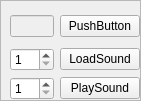
   <widget class="QFrame" name="frame_4">
    <property name="geometry">
     <rect>
      <x>920</x>
      <y>110</y>
      <width>141</width>
      <height>101</height>
     </rect>
    </property>
    <property name="frameShape">
     <enum>QFrame::StyledPanel</enum>
    </property>
    <property name="frameShadow">
     <enum>QFrame::Sunken</enum>
    </property>
    <widget class="QWidget" name="layoutWidget">
     <property name="geometry">
      <rect>
       <x>10</x>
       <y>10</y>
       <width>130</width>
       <height>95</height>
      </rect>
     </property>
     <layout class="QVBoxLayout" name="verticalLayout">
      <item>
       <layout class="QHBoxLayout" name="horizontalLayout_2">
        <item>
         <widget class="QLineEdit" name="button_state">
          <property name="enabled">
           <bool>false</bool>
          </property>
          <property name="text">
           <string/>
          </property>
         </widget>
        </item>
        <item>
         <widget class="QPushButton" name="check_button">
          <property name="text">
           <string>PushButton</string>
          </property>
         </widget>
        </item>
       </layout>
      </item>
      <item>
       <layout class="QGridLayout" name="gridLayout_3">
        <item row="0" column="1">
         <widget class="QPushButton" name="load_sound_btn">
          <property name="text">
           <string>LoadSound</string>
          </property>
         </widget>
        </item>
        <item row="0" column="0">
         <widget class="QSpinBox" name="spin_sound_load">
          <property name="minimum">
           <number>1</number>
          </property>
          <property name="maximum">
           <number>4</number>
          </property>
         </widget>
        </item>
        <item row="1" column="0">
         <widget class="QSpinBox" name="spin_sound">
          <property name="minimum">
           <number>1</number>
          </property>
          <property name="maximum">
           <number>4</number>
          </property>
         </widget>
        </item>
        <item row="1" column="1">
         <widget class="QPushButton" name="play_sound">
          <property name="text">
           <string>PlaySound</string>
          </property>
         </widget>
        </item>
       </layout>
      </item>
     </layout>
    </widget>
   </widget>
